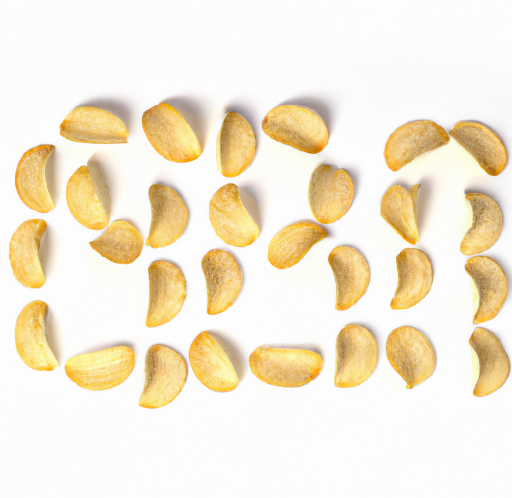
#> input picture images/chips1.png, 1024 x 995 px, found by its file name (shown at 1/2 size)
$ jupyter execute project-G42.ipynb
#> lines starting #> are read from the running program, lines starting #| are printed output that depends on the picture; after the words box and inside, x2 and y2 are one past the last pixel; in counts of white or black regions, pixels touching at a corner belong together
# Dimensional Analysis for Quality Control in Manufacturing using Blob Detection

## Import the Image and convert to Grayscale

[cell 1]
import cv2
import numpy as np
import matplotlib.pyplot as plt

# Set the Product Name
prod = "Potato Chips"
prod = "Blueberries"

# Load the image
image = cv2.imread("chips1.png")
#> image is the input picture: shape (995, 1024, 3); mean B, G, R 214.6, 235.1, 245.2
image = cv2.imread("berries1.png")
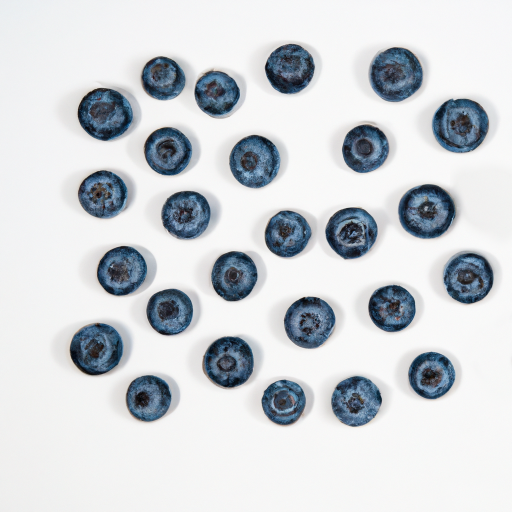
#> input picture images/berries1.png, 1024 x 1024 px, found by its file name (shown at 1/2 size)
#> image is the input picture: shape (1024, 1024, 3); mean B, G, R 214.6, 210.7, 206.8

# Convert the image to grayscale
gray = cv2.cvtColor(image, cv2.COLOR_BGR2GRAY)
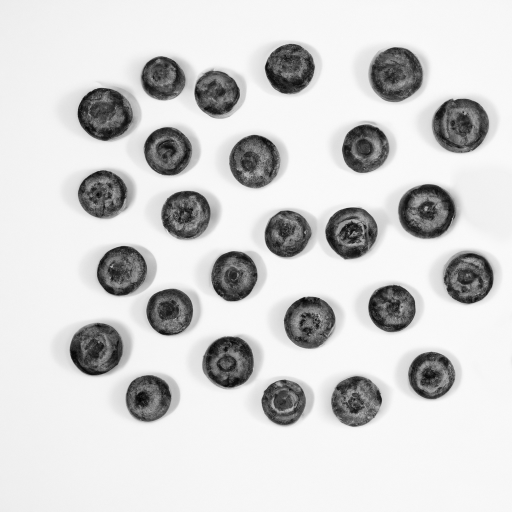
#> gray: shape (1024, 1024) (shown at 1/2 size); min 1, max 252, mean 210

# Display both Original and Grayscale images
fig, axes = plt.subplots(1, 2, figsize=(10, 5))


image_rgb = cv2.cvtColor(image, cv2.COLOR_BGR2RGB)
axes[0].imshow(image_rgb)
axes[0].set_title("Original Image of "+prod)
axes[0].axis("off")

axes[1].imshow(gray, cmap="gray")
axes[1].set_title("Grayscale Image")
axes[1].axis("off")

plt.show()
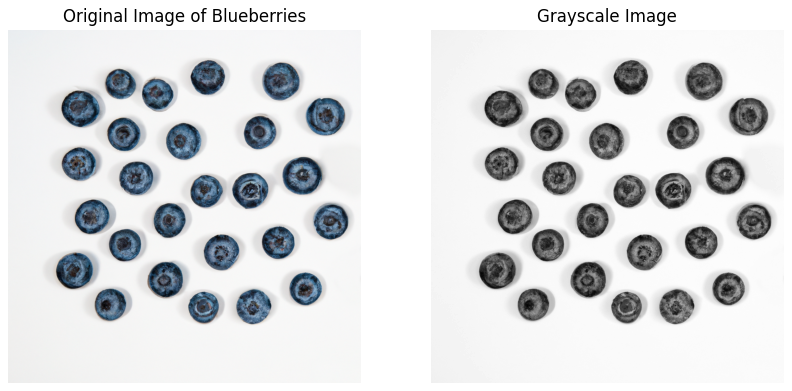
#> figure drawn by matplotlib, 2 panels

## Pre-Processing

Applied Gaussian blur to the grayscale image using cv2.GaussianBlur() to reduce noise. You can adjust the kernel size (5, 5) based on the amount of noise in your image.

https://docs.opencv.org/4.x/d4/d13/tutorial_py_filtering.html

[cell 2]
# Apply Gaussian blur to reduce noise
# blurred = cv2.GaussianBlur(gray, (11, 11), 0)

# Apply Median blur to reduce noise
blurred = cv2.medianBlur(gray, 11)

# Display the blurred image
plt.imshow(blurred, cmap="gray")
plt.title("Blurred Image")
plt.axis("off")
plt.show()


# Contrast Enhancement
enhanced_image = cv2.equalizeHist(blurred)  # Apply histogram equalization for contrast enhancement
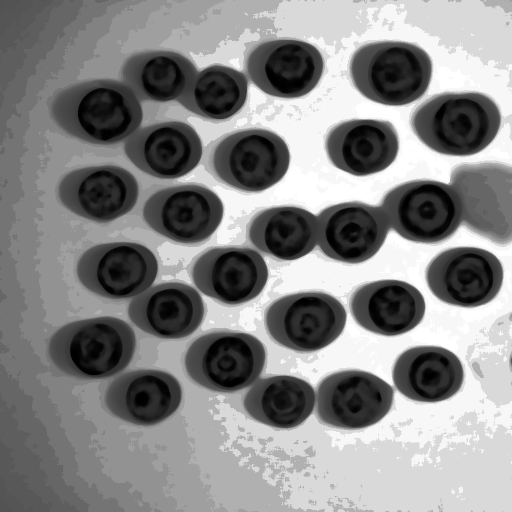
#> enhanced_image: shape (1024, 1024) (shown at 1/2 size); min 0, max 255, mean 135.1

# Display the Histogram Equalized image
plt.imshow(enhanced_image, cmap="gray")
plt.title("Histogram Equalized Image")
plt.axis("off")
plt.show()

## Thresholding

Performed thresholding on the blurred image to create a binary image using cv2.threshold(). This step helps to segment the foreground objects from the background.

[cell 3]
# Apply Global Thresholding
def binary_threshold(image, threshold_value):

    # Apply binary thresholding
#> called with threshold_value = 140
    _, binary_image = cv2.threshold(image, threshold_value, 255, cv2.THRESH_BINARY_INV)
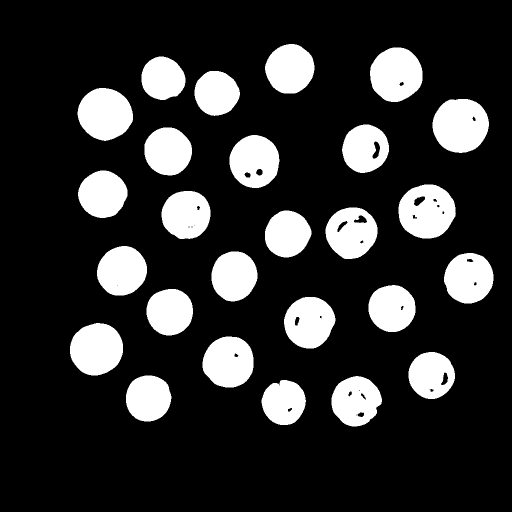
#> binary_image: shape (1024, 1024) (shown at 1/2 size); 18.6% white; 26 white regions, largest, box (x1, y1, x2, y2) and area: (865, 198, 978, 306) 9597, (797, 369, 912, 477) 9343, (155, 176, 266, 282) 8903

    return binary_image

[cell 4]
# Apply Adaptive Thresholding
def adaptive_threshold(image, block_size, constant):

    # Apply adaptive thresholding
#> called with block_size = 21, constant = 5
    binary_image = cv2.adaptiveThreshold(image, 255, cv2.ADAPTIVE_THRESH_GAUSSIAN_C,
                                         cv2.THRESH_BINARY_INV, block_size, constant)
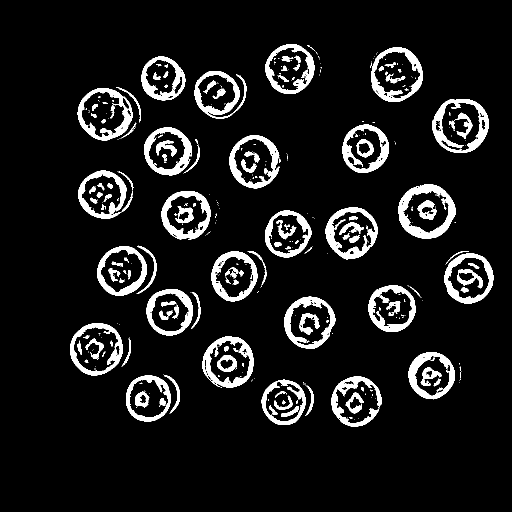
#> binary_image: shape (1024, 1024) (shown at 1/2 size); 9.3% white; 398 white regions (266 under 20 px), largest, box (x1, y1, x2, y2) and area: (797, 369, 911, 477) 4362, (864, 198, 978, 306) 3763, (651, 415, 755, 519) 3443

    return binary_image

[cell 5]
# Apply thresholding to segment the Foreground Objects from Background

# Adjust the Global threshold_value
threshold_value = 140
thresh_global = binary_threshold(blurred, threshold_value)

# Adjust the block_size and constant
block_size = 21
constant = 5
thresh_adaptive = adaptive_threshold(blurred, block_size, constant)

# Assign the Best Thresholded Image as the Final Binay Image
thresh = thresh_global

# Display both binary images side by side using matplotlib
fig, axes = plt.subplots(1, 2, figsize=(10, 5))

# Global Thresholding Result
axes[0].imshow(thresh_global, cmap="gray")
axes[0].set_title("Global Thresholding")
axes[0].axis("off")

# Adaptive Thresholding Result
axes[1].imshow(thresh_adaptive, cmap="gray")
axes[1].set_title("Adaptive Thresholding")
axes[1].axis("off")

plt.show()

## Morphological Processing

https://docs.opencv.org/4.x/d9/d61/tutorial_py_morphological_ops.html

* Morphological Closing: Morphological closing is an operation that combines dilation followed by erosion. It is used to fill gaps in the detected blobs and smooth the blobs. In this code, a square-shaped kernel of size (5, 5) is used for the closing operation. The cv2.morphologyEx() function is applied with cv2.MORPH_CLOSE as the operation type.

* Morphological Erosion: Morphological erosion is an operation that reduces the size of bright regions (white areas in this case). It helps distinguish blobs that are close to each other. In this code, a smaller square-shaped kernel of size (3, 3) is used for the erosion operation. The cv2.erode() function is applied with iterations=1 to perform one iteration of erosion.

* Morphological Dilation: Morphological dilation is an operation that increases the size of bright regions. It is used here to fill small gaps inside each blobs, which might have occurred due to thresholding or erosion. In this code, a larger square-shaped kernel of size (7, 7) is used for the dilation operation. The cv2.dilate() function is applied with iterations=1 to perform one iteration of dilation.

By applying morphological closing, erosion, and dilation in this order, we improve the accuracy of blob detection and separation of adjacent blobs. Closing helps to fill small gaps and smooth the blobs, erosion helps distinguish closely connected blobs, and dilation fills small gaps inside each blueberry, leading to more accurate detection of individual blobs in the final output.

[cell 6]
# Perform morphological closing to fill gaps and smooth the blobs
kernel = np.ones((11, 11), np.uint8)
closing = cv2.morphologyEx(thresh, cv2.MORPH_CLOSE, kernel)
#> closing: shape (1024, 1024); 18.9% white; 26 white regions, largest, box (x1, y1, x2, y2) and area: (797, 369, 912, 477) 9700, (865, 198, 978, 306) 9636, (740, 95, 845, 204) 8914

# Perform morphological erosion to distinguish blobs
kernel_erosion = np.ones((3, 3), np.uint8)
erosion = cv2.erode(thresh, kernel_erosion, iterations=1)
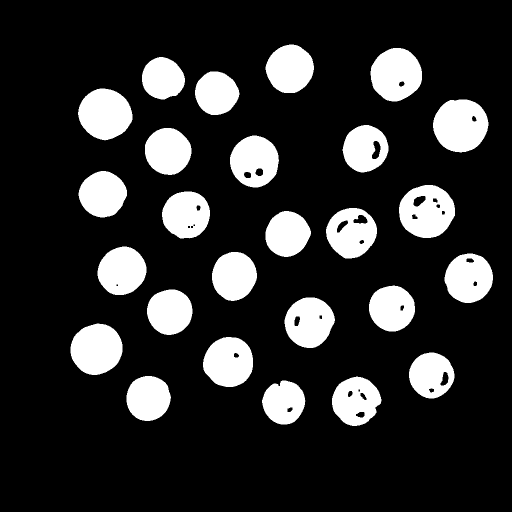
#> erosion: shape (1024, 1024) (shown at 1/2 size); 17.6% white; 26 white regions, largest, box (x1, y1, x2, y2) and area: (866, 199, 977, 305) 9121, (798, 370, 910, 476) 8703, (156, 177, 265, 281) 8473

# Perform morphological dilation to fill small gaps inside each blob
kernel_dilation = np.ones((11, 11), np.uint8)
dilation = cv2.dilate(erosion, kernel_dilation, iterations=1)
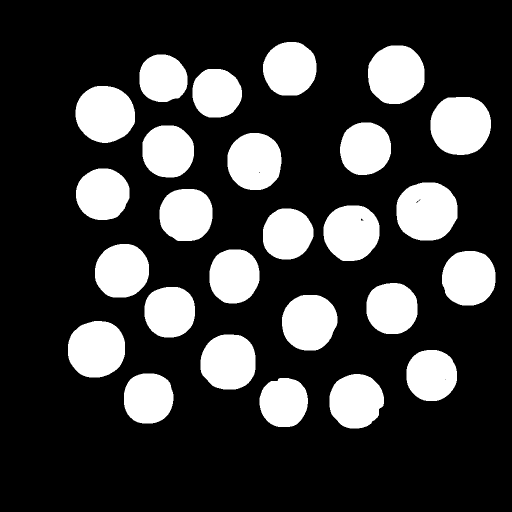
#> dilation: shape (1024, 1024) (shown at 1/2 size); 22.9% white; 26 white regions, largest, box (x1, y1, x2, y2) and area: (793, 365, 915, 481) 11527, (861, 194, 982, 310) 11468, (151, 172, 270, 286) 10703

# Set the Processed Image for Connected Component Analysis
processed_img = erosion

# Display Closed, Eroded, Dilated images side by side
fig, axes = plt.subplots(1, 3, figsize=(15, 5))

# Morphological Processsing - Closing Result
axes[0].imshow(closing, cmap="gray")
axes[0].set_title("Morphological Processed Image (After Closing)")
axes[0].axis("off")

# Morphological Processsing - Erosion Result
axes[1].imshow(erosion, cmap="gray")
axes[1].set_title("Eroded Image")
axes[1].axis("off")

# Morphological Processsing - Erosion, Followed by Dilation Result
axes[2].imshow(dilation, cmap="gray")
axes[2].set_title("Erosion Follwed by Dilation Image")
axes[2].axis("off")

plt.show()

## Blob Detection and Measurement

added two conditions to the loop that iterates through the blobs. The if statement checks if the area of the blob falls within the specified range (min_blob_threshold < area < max_area_threshold). If it does, the blob will be considered for further processing (drawing a bounding box and printing the area).

You can adjust the values of min_blob_threshold and max_area_threshold to filter the blobs based on the desired size range. Blobs with an area less than min_blob_threshold or greater than max_area_threshold will be excluded from further processing. By tuning these values, you can filter out noise or other unwanted detections in the image.

[cell 7]
# Perform connected component analysis
num_labels, labels, stats, centroids = cv2.connectedComponentsWithStats(processed_img, connectivity=8)
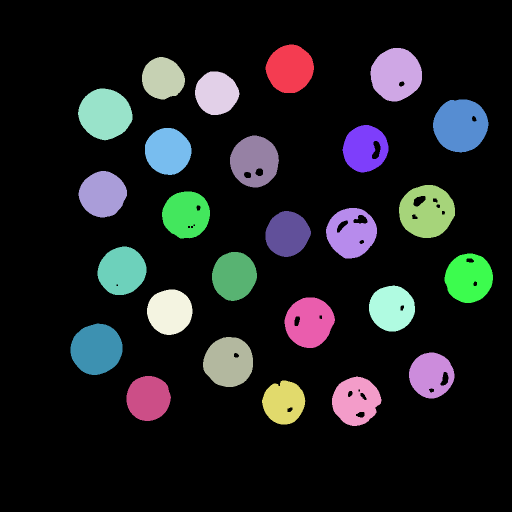
#> labels: shape (1024, 1024) int32 (shown at 1/2 size); 27 distinct labels, from 0 to 26; one colour per label, 0 black
#> num_labels = 27; stats = 27 rows, first 6: [0, 0, 1024, 1024, 864545], [531, 89, 97, 97, 7160], [741, 96, 103, 107, 8406], [284, 114, 86, 85, 5567], [390, 143, 89, 87, 5894], [156, 177, 109, 104, 8473]; centroids = 27 pairs, first value 192.7 to 937.2, second value 137.3 to 804.5

# Print Total Number of Blobs Detected
print(f"Total Blobs Count: {num_labels}")
#| Total Blobs Count: 27

# Define the minimum and maximum area thresholds to filter the blobs (adjust these values as needed)
min_area_threshold = 1000

# Define the Filtering Blob Size for Measurement Analysis
over_sized = 7800
under_sized = 6000

# Loop through each detected blob
for label in range(1, num_labels):  # Start from 1 to exclude the background label 0
    area = stats[label, cv2.CC_STAT_AREA]

    # Check if the area is within the specified range
    if min_area_threshold < area:

        # Get the bounding box coordinates for the blob
        x, y, w, h = stats[label, cv2.CC_STAT_LEFT], stats[label, cv2.CC_STAT_TOP], \
                     stats[label, cv2.CC_STAT_WIDTH], stats[label, cv2.CC_STAT_HEIGHT]

        # Draw the bounding box around the blob based on Filtered Criteria

        # Filtering Condition
        if  area < under_sized:
          cv2.rectangle(image, (x, y), (x + w, y + h), (255, 0, 0), 2)
        elif area >= over_sized:
          cv2.rectangle(image, (x, y), (x + w, y + h), (0, 0, 255), 2)
        else:
          cv2.rectangle(image, (x, y), (x + w, y + h), (0, 255, 0), 2)

        # Print the area of the blob
        print(f"Blob {label}: Area = {area} pixels")
#> this loop made 26 passes
#> (area, x, y, w, h) on passes 1 to 12: (7160, 531, 89, 97, 97), (8406, 741, 96, 103, 107), (5567, 284, 114, 86, 85), (5894, 390, 143, 89, 87), (8473, 156, 177, 109, 104), (9121, 866, 199, 111, 106), (6246, 685, 250, 92, 95), (6785, 290, 256, 93, 94), (7525, 460, 271, 98, 104), (6764, 157, 342, 97, 93), (8703, 798, 370, 112, 106), (6997, 324, 383, 96, 94)
#| Blob 1: Area = 7160 pixels
#| Blob 2: Area = 8406 pixels
#| Blob 3: Area = 5567 pixels
#| Blob 4: Area = 5894 pixels
#| Blob 5: Area = 8473 pixels
#| Blob 6: Area = 9121 pixels
#| Blob 7: Area = 6246 pixels
#| Blob 8: Area = 6785 pixels
#> (further printed lines are left out)
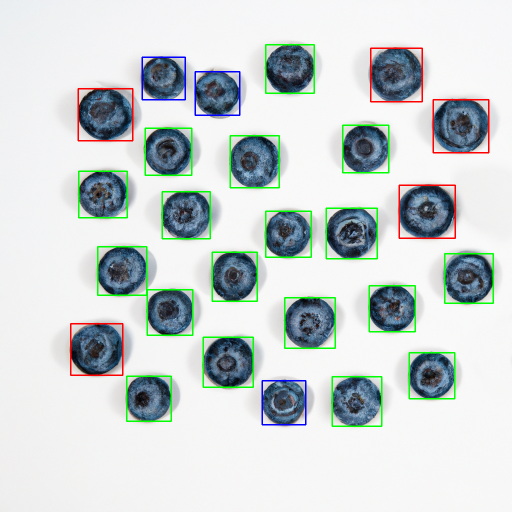
#> image: shape (1024, 1024, 3) (shown at 1/2 size); mean B, G, R 209.7, 210.2, 202.9

# Display the final output with detected and Filtered Blobs
image_rgb = cv2.cvtColor(image, cv2.COLOR_BGR2RGB)
plt.imshow(image_rgb)
plt.title("Detected and Filtered "+prod)
plt.axis("off")
plt.show()
